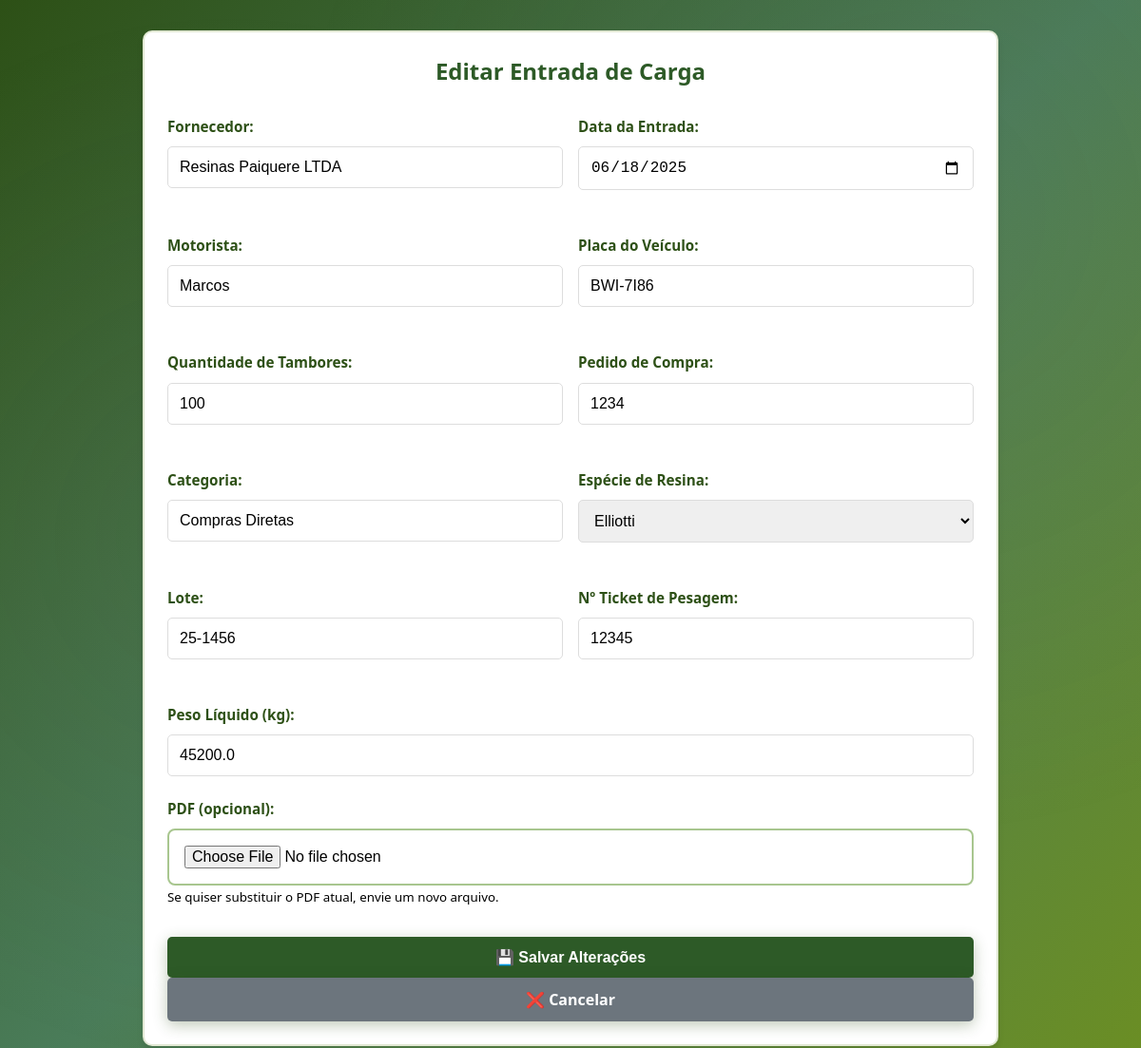
The page /editar-entrada/4 (signed in) on the database its author committed.
### tables this page shows
CREATE TABLE entradas_carga (id INTEGER PRIMARY KEY AUTOINCREMENT, fornecedor TEXT, data_entrada TEXT, motorista TEXT, placa TEXT, quantidade_tambores INTEGER, pedido_compra TEXT, categoria TEXT, especie_resina TEXT, lote TEXT UNIQUE, ticket_pesagem TEXT UNIQUE, peso_liquido REAL, data_registro TEXT, usuario_registro TEXT);

### app.py (the view, shortened to what this page needs)
@app.route('/editar-entrada/<int:id>', methods=['GET', 'POST'])
def editar_entrada(id):
    if 'logged_in' not in session or not session['logged_in']:
        flash('🔒 Você precisa fazer login primeiro!', 'error')
        return redirect(url_for('login'))
    conn = sqlite3.connect(DB_PATH)
    cursor = conn.cursor()
    cursor.execute('SELECT * FROM entradas_carga WHERE id=?', (id,))
    row = cursor.fetchone()
    colunas = [desc[0] for desc in cursor.description]
    entrada = dict(zip(colunas, row)) if row else None
    conn.close()
    if not entrada:
        flash('❌ Entrada não encontrada!', 'error')
        return redirect(url_for('relatorio_entradas'))
    return render_template('editar_entrada.html', entrada=entrada)

### templates/editar_entrada.html (shortened to what this page needs)
<!DOCTYPE html>
<html lang="pt-BR">
<head>
    <link rel="stylesheet" href="{{ url_for('static', filename='css/style.css') }}">
</head>
<body>
    <div class="container">
        <h2 class="form-title">Editar Entrada de Carga</h2>
        <form method="POST">
            <div class="form-row">
                <div class="form-group">
                    <label for="fornecedor">Fornecedor:</label>
                    <input type="text" id="fornecedor" name="fornecedor" value="{{ entrada.fornecedor }}" required>
                </div>
                <div class="form-group">
                    <label for="data_entrada">Data da Entrada:</label>
                    <input type="date" id="data_entrada" name="data_entrada" value="{{ entrada.data_entrada }}"
                        required>
                </div>
            </div>
            <div class="form-row">
                <div class="form-group">
                    <label for="motorista">Motorista:</label>
                    <input type="text" id="motorista" name="motorista" value="{{ entrada.motorista }}" required>
                </div>
                <div class="form-group">
                    <label for="placa">Placa do Veículo:</label>
                    <input type="text" id="placa" name="placa" value="{{ entrada.placa }}" required maxlength="8">
                </div>
            </div>
            <div class="form-row">
                <div class="form-group">
                    <label for="quantidade_tambores">Quantidade de Tambores:</label>
                    <input type="number" id="quantidade_tambores" name="quantidade_tambores"
                        value="{{ entrada.quantidade_tambores }}" required min="1">
                </div>
                <div class="form-group">
                    <label for="pedido_compra">Pedido de Compra:</label>
                    <input type="text" id="pedido_compra" name="pedido_compra" value="{{ entrada.pedido_compra }}">
                </div>
            </div>
            <div class="form-row">
                <div class="form-group">
                    <label for="categoria">Categoria:</label>
                    <input type="text" id="categoria" name="categoria" value="{{ entrada.categoria }}">
                </div>
                <div class="form-group">
                    <label for="especie_resina">Espécie de Resina:</label>
                    <select id="especie_resina" name="especie_resina" required>
                        <option value="Elliotti" {% if entrada.especie_resina=='Elliotti' %}selected{% endif %}>Elliotti
                        </option>
                    </select>
                </div>
            </div>
            <div class="form-row">
                <div class="form-group">
                    <label for="lote">Lote:</label>
                    <input type="text" id="lote" name="lote" value="{{ entrada.lote }}" required>
                </div>
                <div class="form-group">
                    <label for="ticket_pesagem">Nº Ticket de Pesagem:</label>
                    <input type="text" id="ticket_pesagem" name="ticket_pesagem" value="{{ entrada.ticket_pesagem }}"
                        required>
                </div>
            </div>
            <div class="form-group">
                <label for="peso_liquido">Peso Líquido (kg):</label>
                <input type="number" id="peso_liquido" name="peso_liquido" value="{{ entrada.peso_liquido }}" required
                    min="0" step="0.01">
            </div>
            <div class="form-group">
                <label for="pdf">PDF (opcional):</label>
                <input type="file" id="pdf" name="pdf" accept="application/pdf">
                <small>Se quiser substituir o PDF atual, envie um novo arquivo.</small>
            </div>
            <div style="text-align: center; margin-top: 2rem;">
                <button type="submit" class="btn">💾 Salvar Alterações</button>
                <a href="{{ url_for('relatorio_entradas') }}" class="btn btn-secondary">❌ Cancelar</a>
            </div>
        </form>
    </div>
</body>
</html>

### static/css/style.css (style rules this page uses)
* { margin: 0; padding: 0; box-sizing: border-box; }
body { font-family: 'Segoe UI', Tahoma, Geneva, Verdana, sans-serif; background: linear-gradient(135deg, #2d5016 0%, #4a7c59 50%, #6b8e23 100%); background-attachment: fixed; min-height: 100vh; display: flex; align-items: center; justify-content: center; }
body::before { content: ''; position: fixed; top: 0; left: 0; width: 100%; height: 100%; background-image: radial-gradient(circle at 20% 50%, rgba(120, 119, 108, 0.1) 0%, transparent 50%), radial-gradient(circle at 80% 20%, rgba(120, 119, 108, 0.1) 0%, transparent 50%); pointer-events: none; z-index: -1; }
.container { background: rgba(255, 255, 255, 0.95); backdrop-filter: blur(10px); padding: 2.5rem; border-radius: 15px; box-shadow: 0 20px 40px rgba(45, 80, 22, 0.3); width: 100%; max-width: 420px; border: 2px solid rgba(107, 142, 35, 0.2); }
.form-group { margin-bottom: 1.8rem; }
.form-group label { display: block; margin-bottom: 0.7rem; color: #2d5016; font-weight: 600; font-size: 0.95rem; }
.form-group input { width: 100%; padding: 1rem; border: 2px solid #a8c68f; border-radius: 8px; font-size: 1rem; transition: all 0.3s ease; background: rgba(255, 255, 255, 0.9); }
.btn { display: inline-block; padding: 1rem 2rem; background: linear-gradient(135deg, #6b8e23 0%, #4a7c59 50%, #2d5016 100%); color: white; text-decoration: none; border: none; border-radius: 8px; cursor: pointer; font-size: 1rem; font-weight: 600; transition: all 0.3s ease; width: 100%; text-align: center; box-shadow: 0 4px 15px rgba(45, 80, 22, 0.3); }

### templates/editar_entrada.html (style rules this page uses)
.container { max-width: 900px; margin: 2rem auto; padding: 1.5rem; background: white; border-radius: 10px; box-shadow: 0 4px 6px rgba(0, 0, 0, 0.1); }
.form-title { color: #2d5a27; margin-bottom: 2rem; text-align: center; }
.form-row { display: grid; grid-template-columns: 1fr 1fr; gap: 1rem; margin-bottom: 1.5rem; }
.form-group { margin-bottom: 1.5rem; }
label { display: block; margin-bottom: 0.5rem; color: #333; font-weight: bold; }
input[type="text"], input[type="date"], input[type="number"], select { width: 100%; padding: 0.75rem; border: 1px solid #ddd; border-radius: 5px; font-size: 1rem; }
.btn { background: #2d5a27; color: white; padding: 0.75rem 2rem; border: none; border-radius: 5px; cursor: pointer; font-size: 1rem; margin-right: 1rem; }
.btn-secondary { background: #6c757d; }

### rows shown on the page
entradas_carga: fornecedor "Resinas Paiquere LTDA", data_entrada "06/18/2025", motorista "Marcos", placa "BWI-7I86", quantidade_tambores "100", pedido_compra "1234", categoria "Compras Diretas", especie_resina "Elliotti", lote "25-1456", ticket_pesagem "12345", peso_liquido "45200.0"
